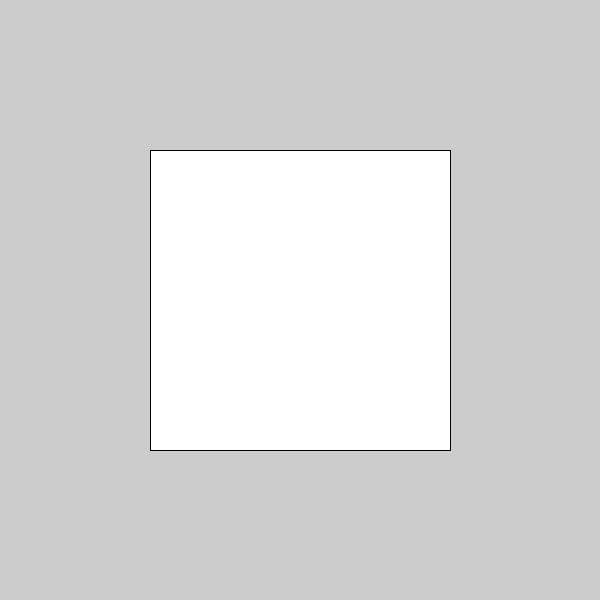
Frame 1 (no input)
Frame 60 (the mouse pressed at the canvas centre just before this capture): identical to frame 1, image omitted
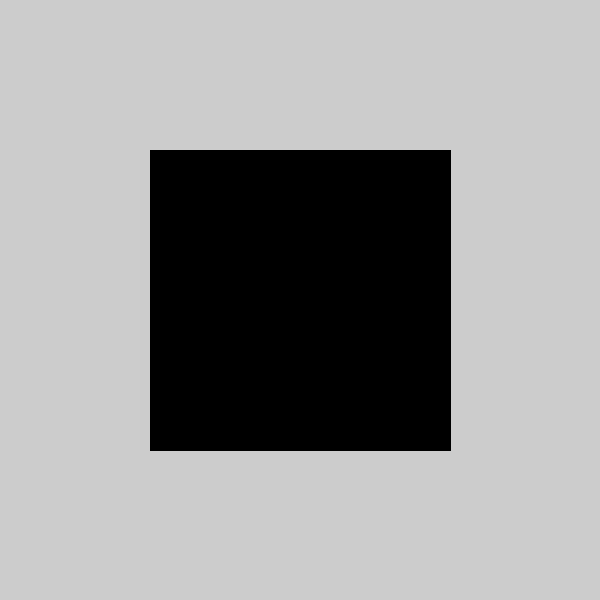
Frame 120 (the mouse held since frame 60 and released just before this capture)

The Processing sketch that drew these frames (run headless with seeded random() and noise(); from frame 60 on, the mouse is pressed at the canvas centre):

// Processing sketch: Boton_Cuadrado
// ── Boton_Cuadrado.pde
int x=150, y=150, a=300, b = 300;//Declaración de variables. 

void setup(){
  size(600,600);//Tamaño de ventana.
}

void draw(){
  background(204);//Color de fondo.
  
  if((mouseX >= x)&&(mouseX <= x+a)&&(mouseY >= y)&&(mouseY <= y+b)){//Si el cursor del mouse se halla dentro del area del rectangulo...
    fill(0);//Pintar de negro.
  }
  else{//Sino...
    fill(255);//Pintar de blanco.
  }
  rect(x,y,a,b);//Rectangulo.
}
